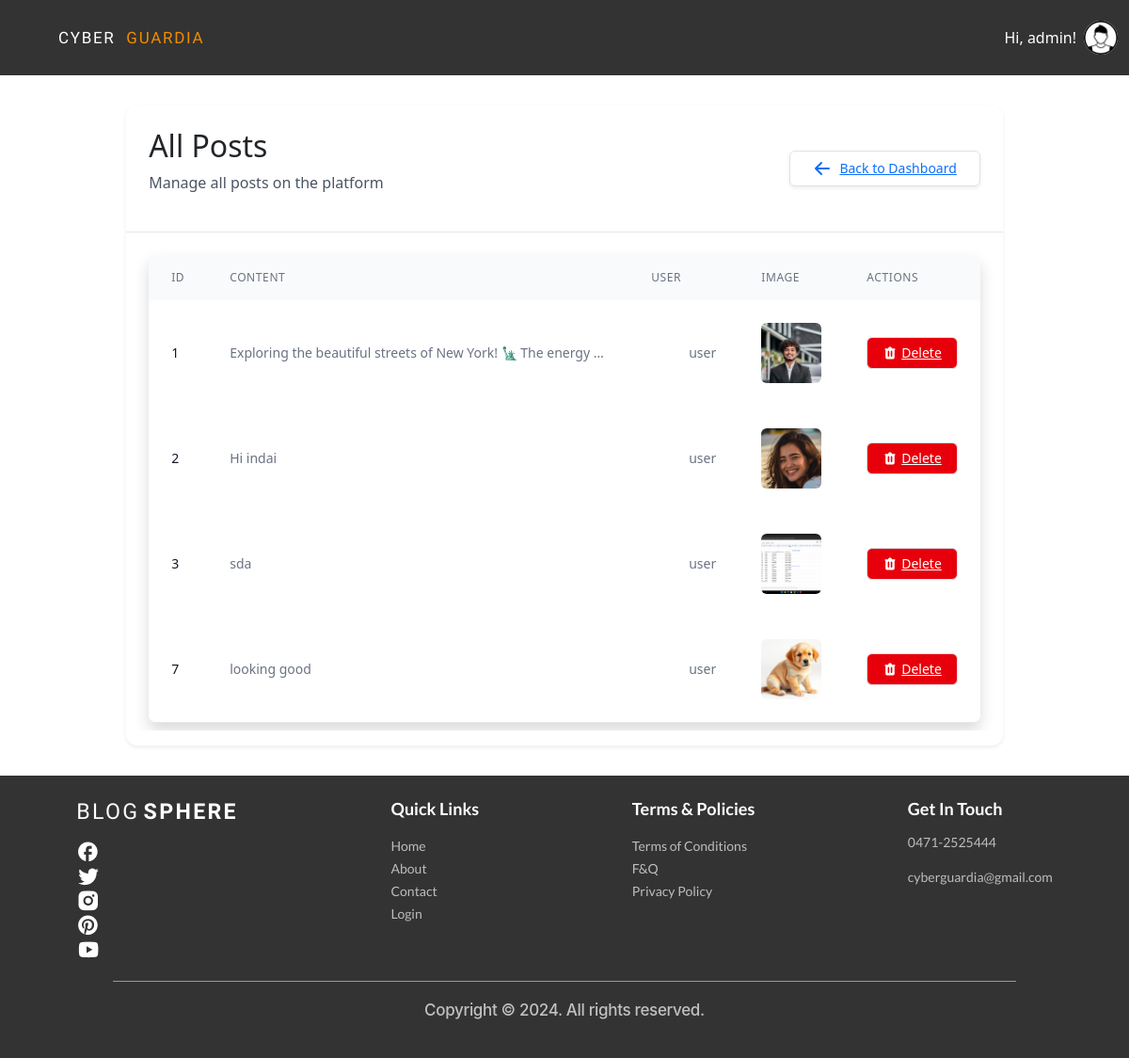
The app's page /admin_panel/posts/ (signed in) with its own data.
### account/models.py (models this page shows)
class User(AbstractUser):
    USER_TYPE_CHOICES = (
        ('normal', 'Normal User'),
        ('advertiser', 'Advertiser'),
    )
    user_type = models.CharField(max_length=20, choices=USER_TYPE_CHOICES, default='normal')

### posts/models.py (models this page shows, shortened)
class Post(models.Model):
    user = models.ForeignKey(User, on_delete=models.CASCADE)
    content = models.TextField(blank=True)
    location = models.CharField(max_length=255, blank=True)
    image = models.ImageField(upload_to='post_images/', blank=True, null=True)
    created_at = models.DateTimeField(auto_now_add=True)

### admin_panel/views.py (the view)
# urls.py: path('posts/', views.all_posts, name='all_posts'),
@never_cache
@login_required
@user_passes_test(is_admin)
def all_posts(request):
    posts = Post.objects.all()
    return render(request, 'admin_panel/all_posts.html', {'posts': posts})

### admin_panel/views.py (called while the page is built)
def is_admin(user):
    return user.is_superuser

### admin_panel/templates/admin_panel/all_posts.html (shortened to what this page needs)
{% extends "base.html" %}
{% block content %}
<div class="max-w-7xl mx-auto px-4 sm:px-6 lg:px-8 py-8">
    <div class="bg-white dark:bg-gray-800 rounded-xl shadow-sm overflow-hidden">
        <div class="p-6 border-b border-gray-200 dark:border-gray-700 flex justify-between items-center">
            <div>
                <h2 class="text-2xl font-bold text-gray-900 dark:text-white">All Posts</h1>
                <p class="text-gray-600 dark:text-gray-400">Manage all posts on the platform</p>
            </div>
            <div>
                <a href="{% url 'admin_dashboard' %}" class="inline-flex items-center px-4 py-2 border border-gray-300 dark:border-gray-600 rounded-md shadow-sm text-sm font-medium text-gray-700 dark:text-gray-300 bg-white dark:bg-gray-800 hover:bg-gray-50 dark:hover:bg-gray-700 focus:outline-none focus:ring-2 focus:ring-offset-2 focus:ring-primary-500">
                    <svg xmlns="http://www.w3.org/2000/svg" class="h-5 w-5 mr-2" viewBox="0 0 20 20" fill="currentColor">
                        <path fill-rule="evenodd" d="M9.707 16.707a1 1 0 01-1.414 0l-6-6a1 1 0 010-1.414l6-6a1 1 0 011.414 1.414L5.414 9H17a1 1 0 110 2H5.414l4.293 4.293a1 1 0 010 1.414z" clip-rule="evenodd" />
                    </svg>
                    Back to Dashboard
                </a>
            </div>
        </div>
        <div class="p-6">
            <div class="flex flex-col">
                <div class="-my-2 overflow-x-auto sm:-mx-6 lg:-mx-8">
                    <div class="py-2 align-middle inline-block min-w-full sm:px-6 lg:px-8">
                        <div class="shadow overflow-hidden border-b border-gray-200 dark:border-gray-700 sm:rounded-lg">
                            <table class="min-w-full divide-y divide-gray-200 dark:divide-gray-700">
                                <thead class="bg-gray-50 dark:bg-gray-900">
                                    <tr>
                                        <th scope="col" class="px-6 py-3 text-left text-xs font-medium text-gray-500 dark:text-gray-400 uppercase tracking-wider">ID</th>
                                        <th scope="col" class="px-6 py-3 text-left text-xs font-medium text-gray-500 dark:text-gray-400 uppercase tracking-wider">Content</th>
                                        <th scope="col" class="px-6 py-3 text-left text-xs font-medium text-gray-500 dark:text-gray-400 uppercase tracking-wider">User</th>
                                        <th scope="col" class="px-6 py-3 text-left text-xs font-medium text-gray-500 dark:text-gray-400 uppercase tracking-wider">Image</th>
                                        <th scope="col" class="px-6 py-3 text-left text-xs font-medium text-gray-500 dark:text-gray-400 uppercase tracking-wider">Actions</th>
                                    </tr>
                                </thead>
                                <tbody class="bg-white dark:bg-gray-800 divide-y divide-gray-200 dark:divide-gray-700">
                                    {% for post in posts %}
                                    <tr class="hover:bg-gray-50 dark:hover:bg-gray-700 transition-colors duration-150">
                                        <td class="px-6 py-4 whitespace-nowrap text-sm font-medium text-gray-900 dark:text-white">{{ post.id }}</td>
                                        <td class="px-6 py-4 text-sm text-gray-500 dark:text-gray-400 max-w-md truncate">{{ post.content }}</td>
                                        <td class="px-6 py-4 whitespace-nowrap text-sm text-gray-500 dark:text-gray-400">
                                            <div class="flex items-center">
                                                <div class="h-8 w-8 rounded-full bg-primary-500 flex items-center justify-center text-white font-semibold mr-2">
                                                </div>
                                                <span>{{ post.user.username }}</span>
                                            </div>
                                        </td>
                                        <td class="px-6 py-4 whitespace-nowrap text-sm text-gray-500 dark:text-gray-400">
                                            {% if post.image %}
                                            <img class="h-16 w-16 rounded-md object-cover" src="{{ post.image.url }}" alt="Post image">
                                            {% else %}
                                            <span class="text-gray-400 dark:text-gray-500">No image</span>
                                            {% endif %}
                                        </td>
                                        <td class="px-6 py-4 whitespace-nowrap text-sm font-medium">
                                            <a href="{% url 'delete_post' post.id %}" class="inline-flex items-center px-3 py-2 border border-transparent text-sm leading-4 font-medium rounded-md text-white bg-red-600 hover:bg-red-700 focus:outline-none focus:ring-2 focus:ring-offset-2 focus:ring-red-500">
                                                Delete
                                            </a>
                                        </td>
                                    </tr>
                                    {% empty %}
                                    <tr>
                                        <td colspan="5" class="px-6 py-4 text-center text-sm text-gray-500 dark:text-gray-400">No posts found</td>
                                    </tr>
                                    {% endfor %}
                                </tbody>
                            </table>
                        </div>
                    </div>
                </div>
            </div>
        </div>
    </div>
</div>
{% endblock %}

### templates/base.html (shortened to what this page needs)
{% load static %}
<!doctype html>
<html>
    <head>
        <script src="https://cdn.jsdelivr.net/npm/@tailwindcss/browser@4"></script>
        <link
            rel="stylesheet"
            href="https://cdnjs.cloudflare.com/ajax/libs/font-awesome/6.0.0/css/all.min.css"
        />
        <link
            href="https://cdn.jsdelivr.net/npm/bootstrap@5.3.3/dist/css/bootstrap.min.css"
            rel="stylesheet"
        />
        <link
            rel="stylesheet"
            href="https://cdnjs.cloudflare.com/ajax/libs/font-awesome/6.7.2/css/fontawesome.min.css"
        />
        <link
            href="https://cdn.jsdelivr.net/npm/bootstrap-icons/font/bootstrap-icons.css"
            rel="stylesheet"
        />
        <link rel="stylesheet" href="{% static 'css/index.css' %}" />
        <link rel="stylesheet" href="font.css" />
    </head>
    <body class="min-h-screen flex flex-col">
        <nav class="navbar navbar-expand-sm">
            <div class="container-fluid">
                <a class="navbar-brand logo" href="{% url 'home' %}">
                    <span class="logo_Blog_Color">CYBER</span>&nbsp;
                    <span class="logo_color">GUARDIA</span>
                </a>
                <div class="d-flex ms-auto">
                    {% if request.user.is_authenticated %}
                    <div class="relative" id="profile-dropdown">
                        <button onclick="toggleProfileMenu()" class="flex items-center gap-2 hover:text-orange-500 transition-colors cursor-pointer">
                            <div class="flex items-center gap-2">
                                <span class="nav-link navbar_links">Hi, {{user.username}}!</span>
                                <img src="{% if user.profile.profile_image %}{{ user.profile.profile_image.url }}{% else %}{% static 'Images/images.png' %}{% endif %}" alt="Profile" class="w-9 h-9 rounded-full"/>
                            </div>
                        </button>
                    </div>
                    {% endif %}
                </div>
            </div>
        </nav>
        {% block content %}
        {% endblock content %}
        <div class="footerBG mt-auto py-4">
            <div class="footerComponents">
                <div class="footer_sec_one">
                    <p>
                        <span class="footer_blog_color">BLOG</span>
                        <span class="footer_sphere_color">SPHERE</span>
                    </p>
                    <div class="footerIcons">
                        <a href="https://www.facebook.com/login/" target="_blank" rel="noopener noreferrer">
                            <img class="IconSpacing" src="{% static 'Images/fb.png' %}" alt="Facebook"/>
                        </a>
                        <a href="https://x.com/i/flow/login?lang=en&mx=2" target="_blank" rel="noopener noreferrer">
                            <img class="IconSpacing" src="{% static 'Images/twitter.png' %}" alt="Twitter"/>
                        </a>
                        <a href="https://www.instagram.com/accounts/emailsignup/" target="_blank" rel="noopener noreferrer">
                            <img class="IconSpacing" src="{% static 'Images/insta.png' %}" alt="Instagram"/>
                        </a>
                        <a href="https://in.pinterest.com/login/" target="_blank" rel="noopener noreferrer">
                            <img class="IconSpacing" src="{% static 'Images/pinterest.png' %}" alt="Pinterest"/>
                        </a>
                        <a href="https://www.youtube.com/account" target="_blank" rel="noopener noreferrer">
                            <img class="IconSpacing" src="{% static 'Images/ytb.png' %}" alt="YouTube"/>
                        </a>
                    </div>
                </div>
                <div class="footer_sec_two">
                    <p class="footer_QuickLinks">Quick Links</p>
                    <ul>
                        <li><a class="footerList" href="/">Home</a></li>
                        <li><a class="footerList" href="/about">About</a></li>
                        <li><a class="footerList" href="/contact">Contact</a></li>
                        <li><a class="footerList" href="/login">Login</a></li>
                    </ul>
                </div>
                <div class="footer_sec_three">
                    <p class="footer_terms_and_polices">Terms & Policies</p>
                    <ul>
                        <li><a class="footerList" href="/terms-of-conditions">Terms of Conditions</a></li>
                        <li><a class="footerList" href="/f&q">F&Q</a></li>
                        <li><a class="footerList" href="/privacy-policy">Privacy Policy</a></li>
                    </ul>
                </div>
                <div class="footer_sec_four">
                    <p class="footer_get_in_touch">Get In Touch</p>
                    <ul>
                        <li class="footerList">0471-2525444</li>
                        <li class="footerList">cyberguardia@gmail.com</li>
                    </ul>
                </div>
            </div>
            <hr class="footer_bottom_line" />
            <p class="Footer_copyright">
                Copyright &copy; 2024. All rights reserved.
            </p>
        </div>
</body>
</html>

### records on screen
User: username "admin"
Post: id "1", content "Exploring the beautiful streets of New York! 🗽 The energy…", user.username "user", image (picture)
Post: id "2", content "Hi indai", user.username "user", image (picture)
Post: id "3", content "sda", user.username "user", image (picture)
Post: id "7", content "looking good", user.username "user", image (picture)
